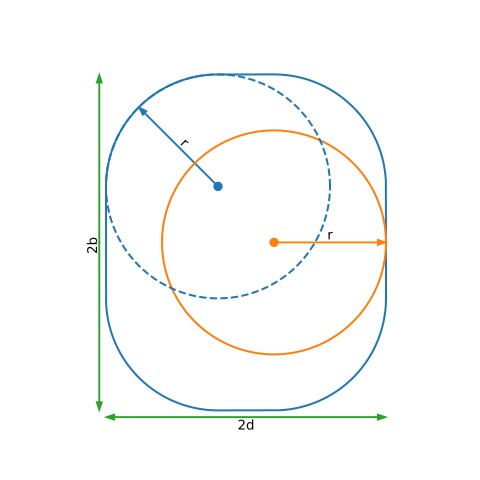

Generate this figure with Python:
import matplotlib.pyplot as plt
import numpy as np

from matplotlib import rc
rc('text', usetex=True)

r = 1
d = 1.25
b = 1.5


def get_fanshaped_point(t):
	t = (t+1)%1

	if t == 0:
		x = r
		y = 0
	elif t < 0.25:
		x = r*np.cos(2*np.pi*t)
		y = r*np.sin(2*np.pi*t) + 1*(b-r)
	elif t == 0.25:
		x = 0
		y = b
	elif t < 0.5:
		x = r*np.cos(2*np.pi*t) - 2*(d-r)
		y = r*np.sin(2*np.pi*t) + 1*(b-r)
	elif t == 0.5:
		x = r-2*d
		y = 0
	elif t < 0.75:
		x = r*np.cos(2*np.pi*t) - 2*(d-r)
		y = r*np.sin(2*np.pi*t) - 1*(b-r)
	elif t == 0.75:
		x = 0
		y = -b
	elif t < 1:
		x = r*np.cos(2*np.pi*t)
		y = r*np.sin(2*np.pi*t) - 1*(b-r)

	return x, y

def get_circle_point(t):
	x = r*np.cos(2*np.pi*t)
	y = r*np.sin(2*np.pi*t)

	return x, y

def make_plottable(function, lo, hi):
	samples = 1000
	ts = np.linspace(lo, hi, samples)
	fs = [function(t) for t in ts]
	xs = [f[0] for f in fs]
	ys = [f[1] for f in fs]

	return xs, ys


# fan shape
dt = .0001
xf1, yf1 = make_plottable(get_fanshaped_point, 0.00+dt, 0.25-dt)
xf2, yf2 = make_plottable(get_fanshaped_point, 0.25+dt, 0.50-dt)
xf3, yf3 = make_plottable(get_fanshaped_point, 0.50+dt, 0.75-dt)
xf4, yf4 = make_plottable(get_fanshaped_point, 0.75+dt, 1.00-dt)

xg1, yg1 = make_plottable(get_fanshaped_point, 0.00+0., 0.00+dt)
xg2, yg2 = make_plottable(get_fanshaped_point, 0.25-dt, 0.25+dt)
xg3, yg3 = make_plottable(get_fanshaped_point, 0.50-dt, 0.50+dt)
xg4, yg4 = make_plottable(get_fanshaped_point, 0.75-dt, 0.75+dt)
xg5, yg5 = make_plottable(get_fanshaped_point, 1.00-dt, 1.00+0.)



# Circle
xc, yc = make_plottable(get_circle_point, 0, 1)

# Fanshaped curve corner circle
xcc = [x + 2*r-2*d for x in xc]
ycc = [y + b-r for y in yc]


fig, ax = plt.subplots(figsize=(5,5))
ax.set_aspect("equal", "box")



plt.plot(xcc, ycc, "--", color = "tab:green")

plt.plot(xf1, yf1, "tab:blue", label = "Outer curve")
plt.plot(xf2, yf2, "tab:blue", label = "Outer curve")
plt.plot(xf3, yf3, "tab:blue", label = "Outer curve")
plt.plot(xf4, yf4, "tab:blue", label = "Outer curve")

plt.plot(xg1, yg1, linestyle="dotted", color="tab:blue", label = "Outer curve")
plt.plot(xg2, yg2, linestyle="dotted", color="tab:blue", label = "Outer curve")
plt.plot(xg3, yg3, linestyle="dotted", color="tab:blue", label = "Outer curve")
plt.plot(xg4, yg4, linestyle="dotted", color="tab:blue", label = "Outer curve")
plt.plot(xg5, yg5, linestyle="dotted", color="tab:blue", label = "Outer curve")

plt.plot(*get_fanshaped_point(0.00), 'o', color = "tab:blue")
plt.plot(*get_fanshaped_point(0.25), 'o', color = "tab:blue")
plt.plot(*get_fanshaped_point(0.50), 'o', color = "tab:blue")
plt.plot(*get_fanshaped_point(0.75), 'o', color = "tab:blue")

plt.plot(xc, yc, "tab:orange", label = "Inner curve")





# Circle aligned grid
"""
plt.axhline(0, color = "gray", alpha = 0.5)
plt.axhline(r, color = "gray", alpha = 0.5)
plt.axhline(-r, color = "gray", alpha = 0.5)

plt.axvline(0, color = "gray", alpha = 0.5)
plt.axvline(r, color = "gray", alpha = 0.5)
plt.axvline(-r, color = "gray", alpha = 0.5)

# Fanshaped aligned grid
plt.axhline(-b, color = "gray", alpha = 0.5)
plt.axhline(b, color = "gray", alpha = 0.5)

plt.axvline(2*r-2*d, color = "gray", alpha = 0.5)
plt.axvline(r-2*d, color = "gray", alpha = 0.5)

plt.axhline(b-r, color = "gray", alpha = 0.5)
plt.axhline(r-b, color = "gray", alpha = 0.5)
"""

# Arrows
width = 0.005
head_width = 10*width

def make_arrow_two_sided(x, y, dx, dy, label, offset, color = "gray"):
	xm = x+dx/2
	ym = y+dy/2

	plt.arrow(xm, ym, dx/2, dy/2, width=width, head_width = head_width, length_includes_head = True, color = color)
	plt.arrow(xm, ym, -dx/2, -dy/2, width=width, head_width = head_width, length_includes_head = True, color = color)

	if dx != 0:
		phi = np.arctan(dy/dx)
	else:
		phi = np.pi/2
	phi = phi*180/np.pi

	xt = xm - np.sin(phi)*offset
	yt = ym + np.cos(phi)*offset

	plt.text(xt, yt, label, horizontalalignment='center', verticalalignment='center', rotation = phi)


def make_arrow_one_sided(x, y, dx, dy, label, offset, color = "gray"):
	xm = x+dx/2
	ym = y+dy/2

	plt.plot(x, y, 'o', color = color)
	plt.arrow(x, y, dx, dy, width=width, head_width = head_width, length_includes_head = True, color = color)
	
	if dx != 0:
		phi = np.arctan(dy/dx)
	else:
		phi = np.pi/2
	phi = phi*180/np.pi

	xt = xm - np.sin(phi)*offset
	yt = ym + np.cos(phi)*offset

	plt.text(xt, yt, label, horizontalalignment='center', verticalalignment='center', rotation = phi)




offset = 0.06
# Circle radius
make_arrow_one_sided(0, 0, r, 0, r"$r$", offset, "tab:orange")

# Circle radius in corners of fanshaped curve
#make_arrow(0, b-r, r/np.sqrt(2), r/np.sqrt(2), "r", offset, "tab:blue")
make_arrow_one_sided(2*r-2*d, b-r, -r/np.sqrt(2), r/np.sqrt(2), r"$r$", offset, "tab:blue")
#make_arrow(0, r-b, r/np.sqrt(2), -r/np.sqrt(2), "r", offset, "tab:blue")
#make_arrow(2*r-2*d, r-b, -r/np.sqrt(2), -r/np.sqrt(2), "r", offset, "tab:blue")

# Size of fanshaped curve
make_arrow_two_sided(r-2*d-offset, -b, 0, 2*b, r"$2b$", offset, "tab:green")
make_arrow_two_sided(r, -b-offset, -2*d, 0, r"$2d$", -1.3*offset, "tab:green")


plt.axis("off")
#plt.legend(loc = "upper right")

plt.tight_layout()
plt.savefig("fanshapedCurveDefinition.svg")
plt.show()